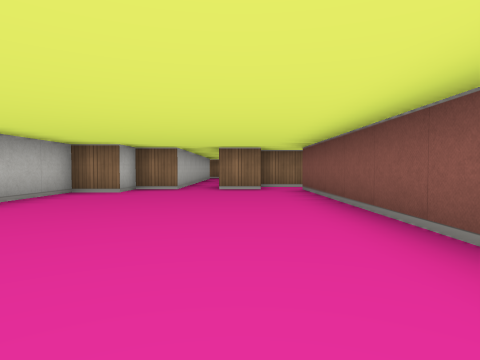
[1] (above)

24 first-person views from a walk through a cub3D maze. The camera is about half as high as the walls, tilts 2° down and sees 75° across. The floor is counted in squares. Each view is taken from the middle of a square. On the plan, view 1 faces up. The plan holds only what a view shows up to about 9 squares ahead; the rest is blank.

[2]
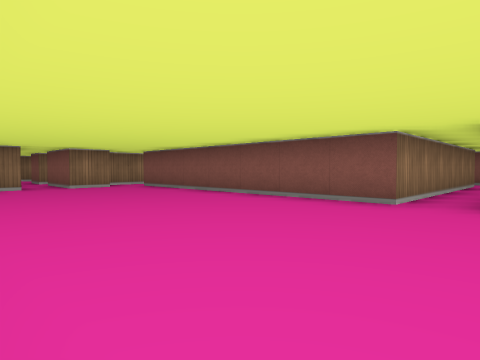

[3]
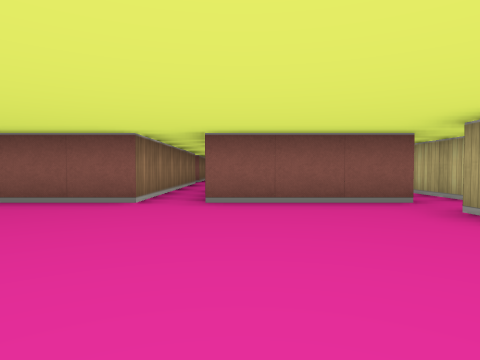

[4]
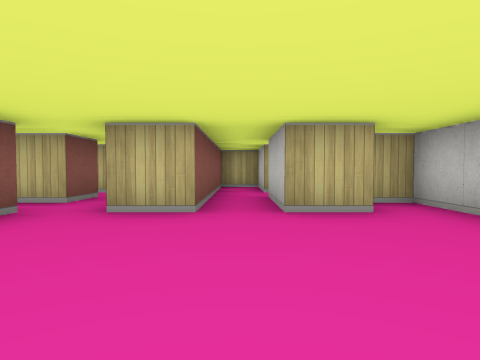

[5]
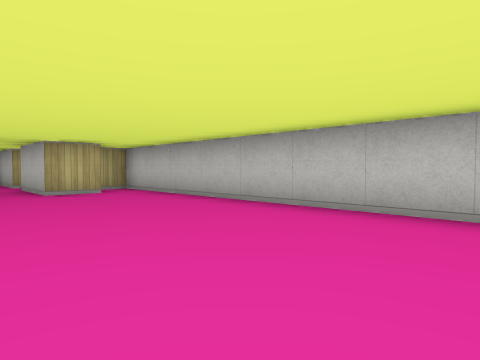

[6]
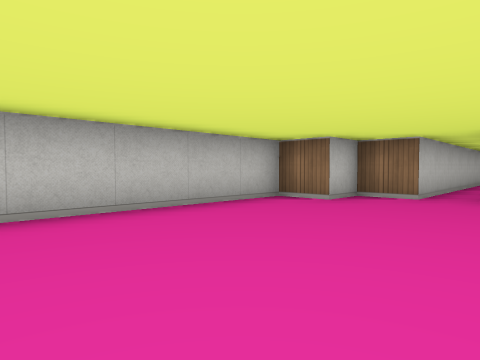

[7]
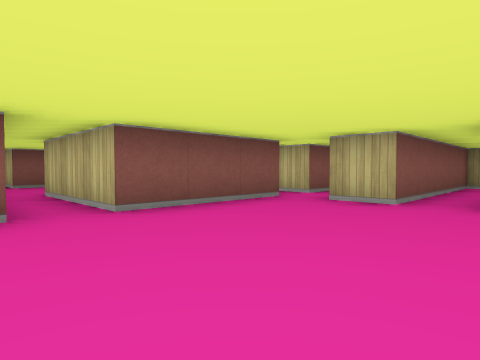

[8]
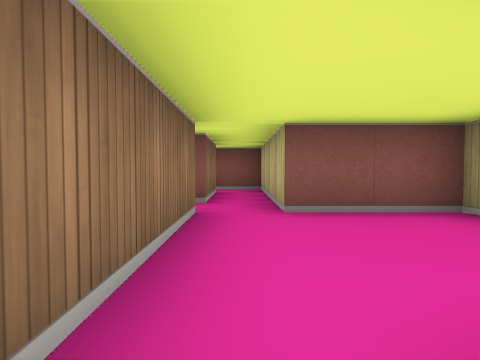

[9]
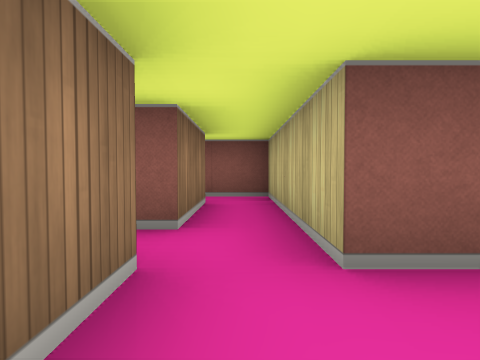

[10]
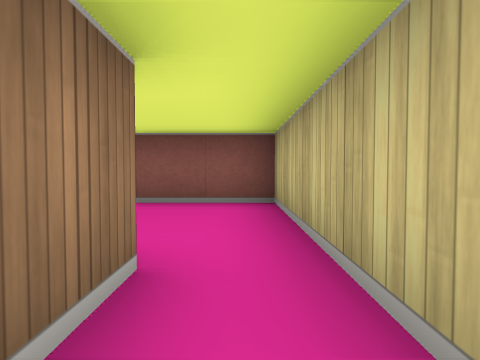

[11]
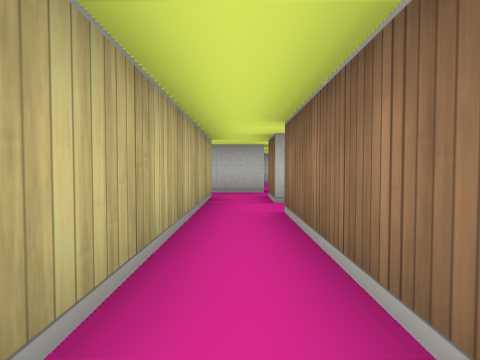

[12]
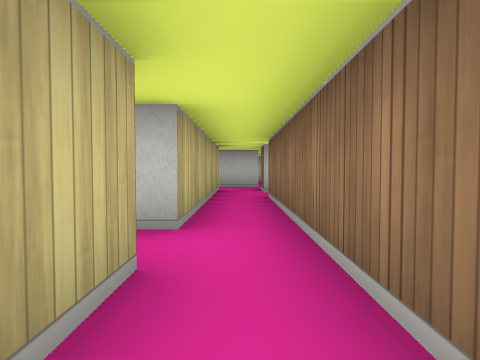

[13]
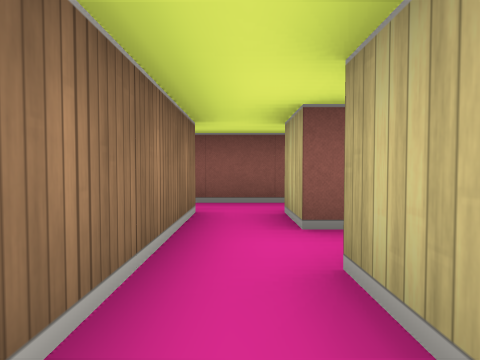

[14]
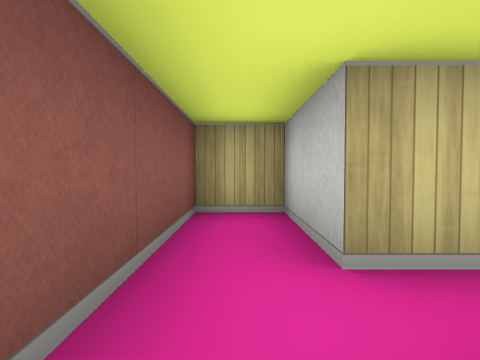

[15]
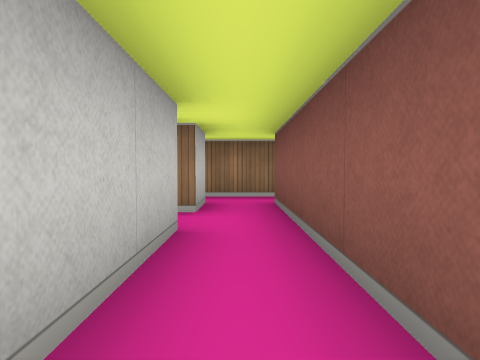

[16]
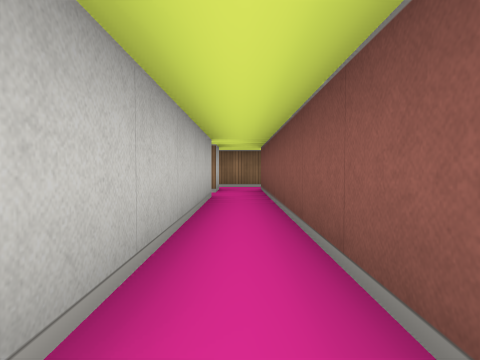

[17]
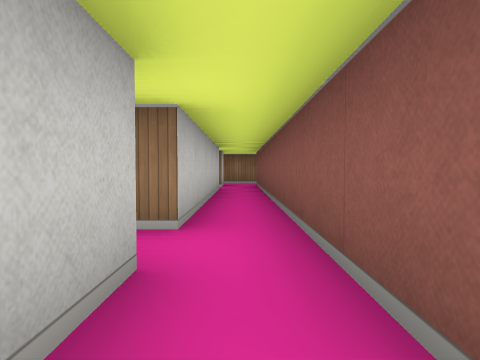

[18]
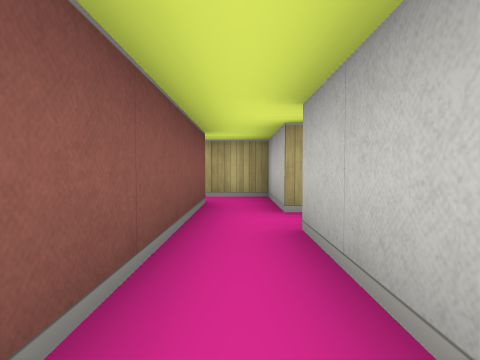

[19]
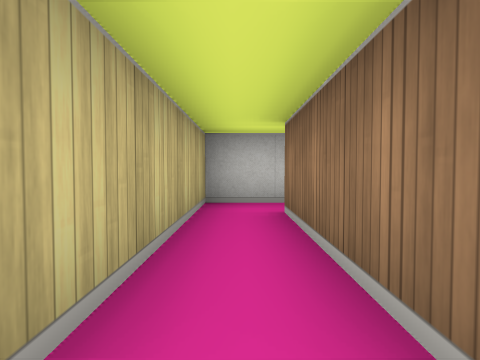

[20]
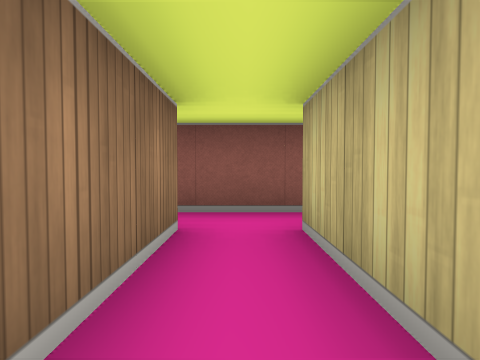

[21]
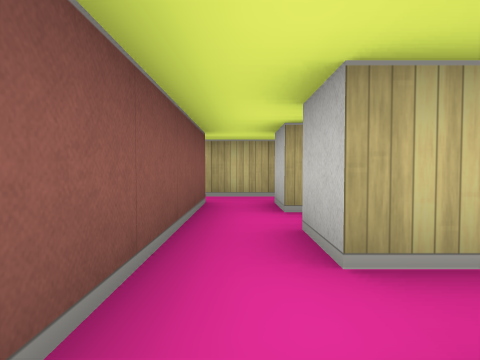

[22]
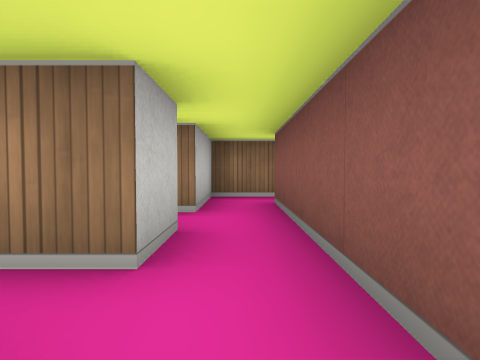

[23]
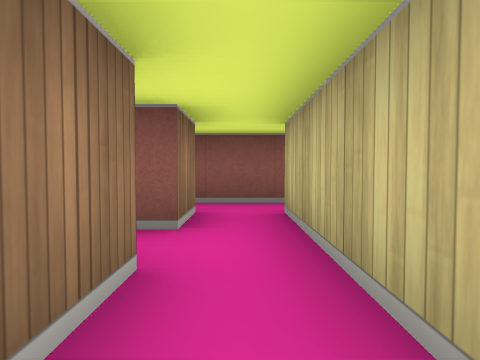

[24]
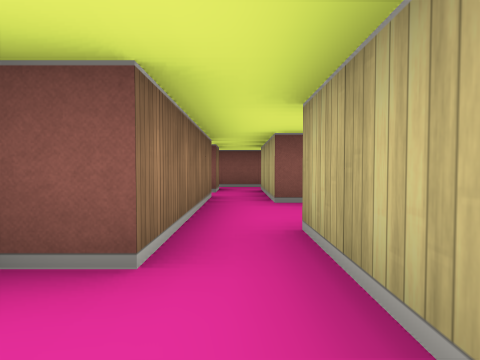

### Floor plan
Key: @ floor where view 1 was taken; # wall or solid block; . floor.
Columns run from 4 left of view 1 to 14 right of it. Each row starts with its distance up from view 1.
 13   #
 12   #.
 11   #.
 10   #.
  9   #.###
  8   #.#.
  7 ## ...#
  6 #.....#
  5 #.....#
  4 #.....#
  3 #.....#
  2 #.....#
  1 #.....######.##.#
  0 #...@...........#
 -1 #.....###...#####
 -2 #.....#.....#
 -3 #.....#.#####.#
 -4 #.#.#.........#
 -5 ###.#.#####.#.#
 -6    .# .   ..#.#
 -7   #.# #   #.###
 -8   #.#     #.#
 -9   ###     #.# ###
-10           #.# #..
-11           #.# #.#
-12           ..# ..#
-13           #.###.#
-14           #.....#
-15           #####.#.#
-16          .........#
-17           ##..###.#

Where each view was taken, in squares from view 1:
view 1: 0 up, 0 right, facing up
view 2: 1 down, 3 left, facing up-right
view 3: 1 down, 3 left, facing right
view 4: 0 up, 1 left, facing down
view 5: 3 up, 0 right, facing down-left
view 6: 2 up, 0 right, facing up-left
view 7: 1 up, 2 left, facing down-right
view 8: 0 up, 4 right, facing right
view 9: 0 up, 6 right, facing right
view 10: 2 down, 3 right, facing right
view 11: 4 down, 7 right, facing left
view 12: 4 down, 9 right, facing left
view 13: 4 down, 5 right, facing right
view 14: 3 down, 9 right, facing down
view 15: 9 down, 7 right, facing up
view 16: 12 down, 7 right, facing up
view 17: 14 down, 7 right, facing up
view 18: 9 down, 7 right, facing down
view 19: 14 down, 11 right, facing left
view 20: 14 down, 8 right, facing right
view 21: 11 down, 11 right, facing down
view 22: 15 down, 11 right, facing up
view 23: 16 down, 9 right, facing right
view 24: 16 down, 5 right, facing right
